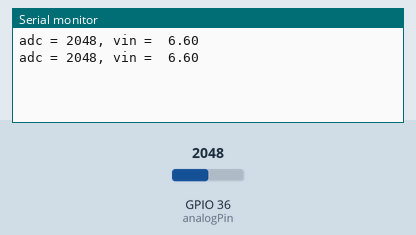
Bench run of a sketch on a simulated ESP32. Parts: the last lines printed to the serial monitor. The inputs (shaded band) are chosen by the test bench; at power-on: GPIO 36 (analogPin) = 2048.

Above: at 2.8 s.
2.9 s: GPIO 36 (analogPin) set to 2866
At 4.9 s:
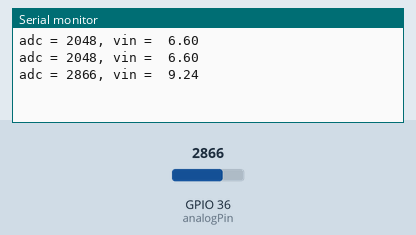
5.6 s: GPIO 36 (analogPin) set to 3603
At 6.4 s:
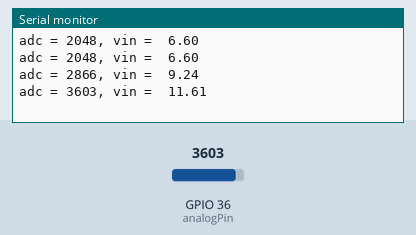
Timing chart, 0 to 8.6 s (numbered marks = the images above; inputs shaded):
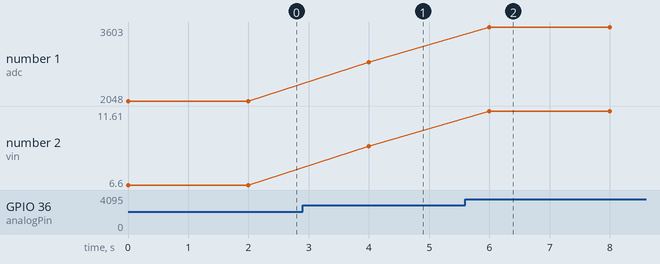

Measured:
- after the input at 2.9 s, the serial monitor: prints a new line after 1.1 s (image 1)
- after the input at 5.6 s, the serial monitor: prints a new line after 0.40 s (image 2)
- plotted number 1: 2048 → 2866 after the input at 2.9 s, 2866 → 3603 after the input at 5.6 s
- plotted number 2: 6.6 → 9.24 after the input at 2.9 s, 9.24 → 11.61 after the input at 5.6 s

The sketch:

05_adc.ino
```cpp
int analogPin = A0;

void setup()
{
  Serial.begin(115200);              //  setup serial
}

void loop()
{
  int val = analogRead(analogPin);     // read the input pin
  float vin = 3.3*(float)val / 1024;
  Serial.printf("adc = %u, vin =  %.2f \r\n", val, vin);
  delay(2000);
}
```
